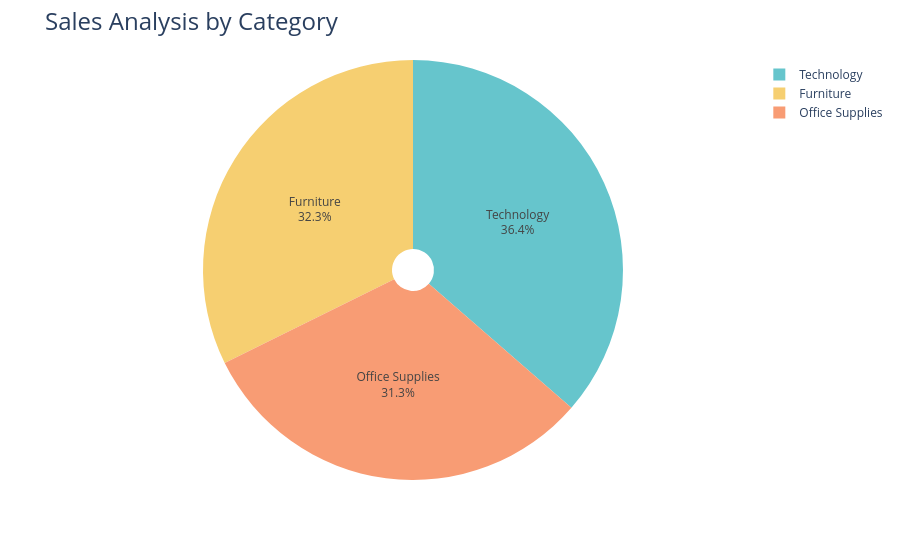

The notebook cell saved with this chart:
### Code cell
fig = px.pie(
    sales_by_category,  # DataFrame, not a string
    values='Sales',
    names='Category',
    hole=0.1,
    color_discrete_sequence=px.colors.qualitative.Pastel
)

fig.update_traces(
    textposition='inside',
    textinfo='percent+label'
)

fig.update_layout(
    title_text='Sales Analysis by Category',
    title_font=dict(size=24)
)

fig.show()

### Figure 1 — Plotly figure (JSON) as saved in the notebook; plotly's stock layout.template omitted (floating-point values rounded to 4 significant figures)
{"data": [{"domain": {"x": [0, 1], "y": [0, 1]}, "hole": 0.1, "hovertemplate": "Category=%{label}<br>Sales=%{value}<extra></extra>", "labels": ["Furniture", "Office Supplies", "Technology"], "legendgroup": "", "name": "", "showlegend": true, "textinfo": "percent+label", "textposition": "inside", "type": "pie", "values": [742000.0, 719000.0, 836200.0]}], "layout": {"legend": {"tracegroupgap": 0}, "margin": {"t": 60}, "piecolorway": ["rgb(102, 197, 204)", "rgb(246, 207, 113)", "rgb(248, 156, 116)", "rgb(220, 176, 242)", "rgb(135, 197, 95)", "rgb(158, 185, 243)", "rgb(254, 136, 177)", "rgb(201, 219, 116)", "rgb(139, 224, 164)", "rgb(180, 151, 231)", "rgb(179, 179, 179)"], "title": {"font": {"size": 24}, "text": "Sales Analysis by Category"}}}
